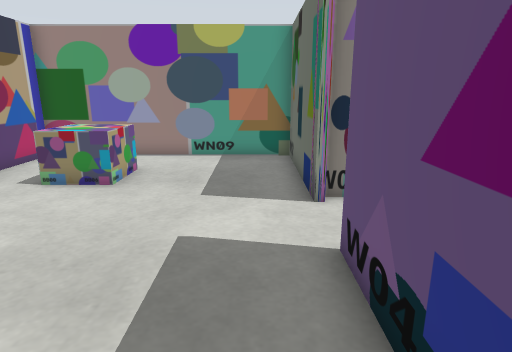
view 1 (above)

16 first-person views from a walk through a robot-simulator world made for Gazebo. The camera is 0.5 m above the floor, tilts 14° down and sees 75° across. The floor is counted in squares, 0.2 m on a side. Each view is taken from the middle of a square. On the plan, view 1 faces up. The plan holds only what a view shows up to about 20 squares ahead; the rest is blank. The place goes on beyond the plan.

view 2
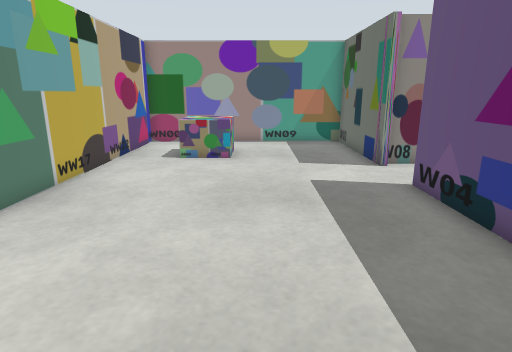

view 3
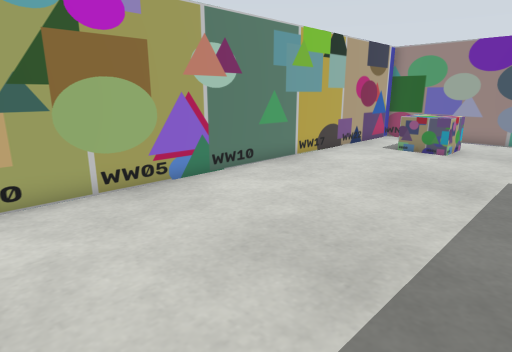

view 4
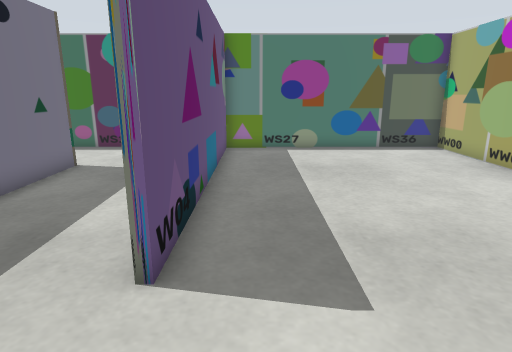

view 5
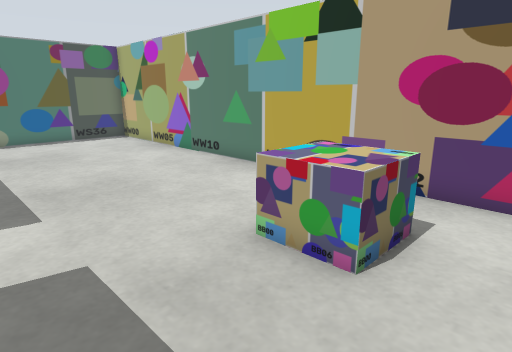

view 6
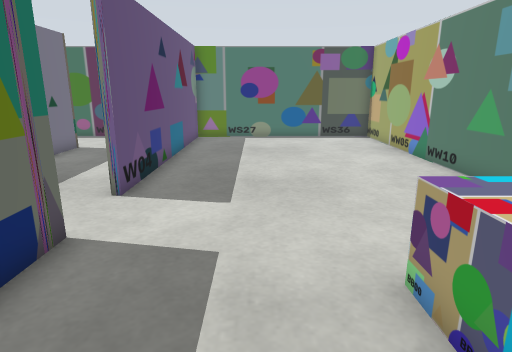

view 7
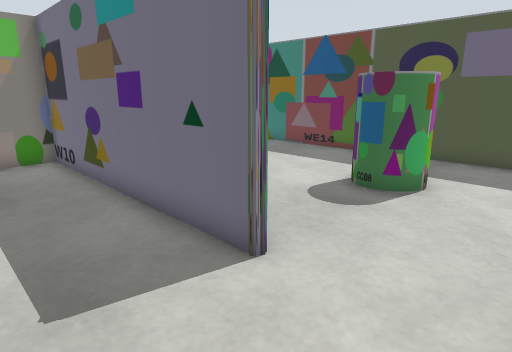

view 8
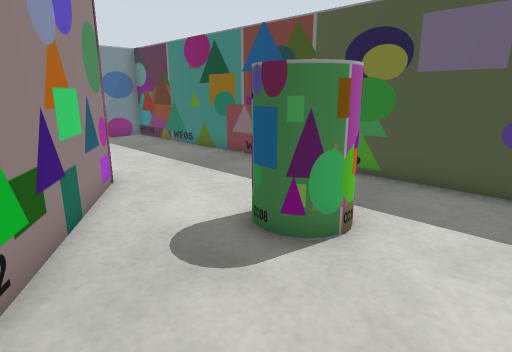

view 9
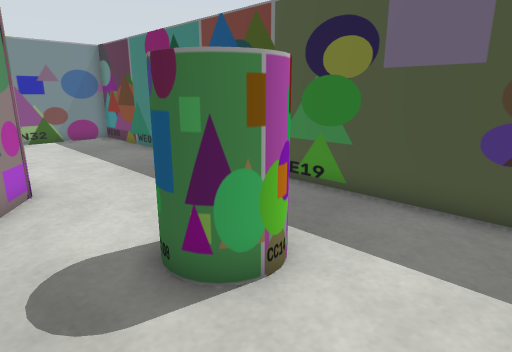

view 10
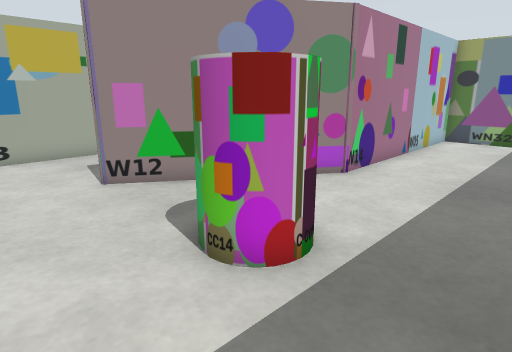

view 11
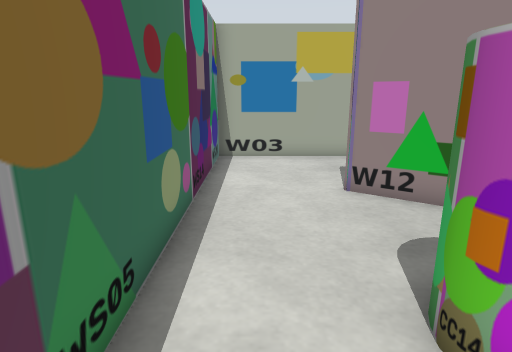

view 12
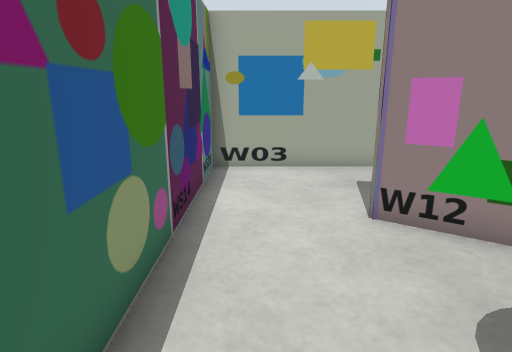

view 13
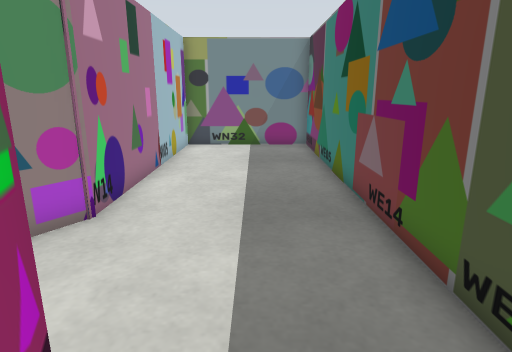

view 14
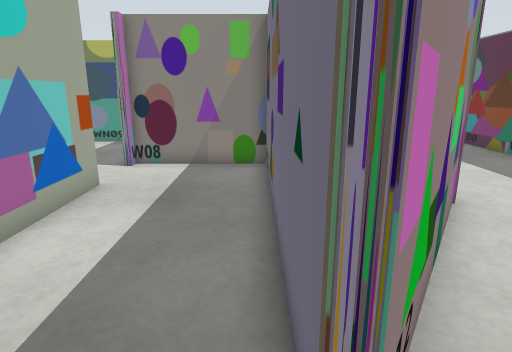

view 15
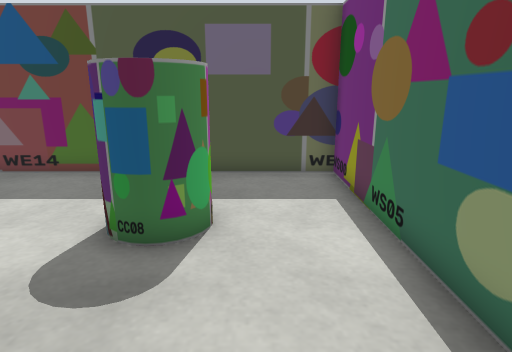

view 16
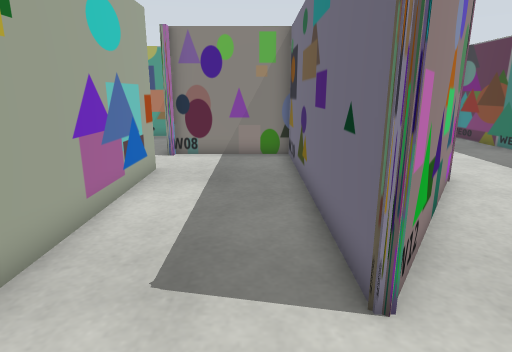

### Floor plan
Ten units are one square. View 1 is at (0, 0); x grows to the right and y downward. Boxes are objects, and circles mark ways between rooms. Rooms are numbered by the first view taken in them; rooms with no view inside come last. Other rooms are left out.
<svg viewBox="-90 -140 260 210">
<path fill="none" stroke="#000" d="M14 -75 14 -135 -85 -135 -85 65 14 65 14 -51M26 -79 16 -79M16 -50 16 65 165 65 165 -135 106 -135 106 -35 64 29 64 -79 26 -79"/>
<rect x="-65" y="-115" width="30" height="30" fill="#bbb"><title>patterned box</title></rect>
<rect x="105" y="5" width="30" height="30" fill="#bbb"><title>pillar</title></rect>
<circle cx="17" cy="-60" r="3" fill="#2a7"/>
<text x="-40" y="-40">1</text>
<text x="100" y="-10">2</text>
</svg>
Room 1 opens to room 2.

Where each view was taken, in squares from view 1:
view 1: 0 up, 0 right, facing up
view 2: 4 down, 3 left, facing up
view 3: 6 down, 0 right, facing up-left
view 4: 9 up, 0 right, facing down
view 5: 13 up, 0 right, facing down-left
view 6: 13 up, 2 left, facing down
view 7: 6 down, 3 right, facing up-right
view 8: 6 down, 7 right, facing up-right
view 9: 6 down, 9 right, facing up-right
view 10: 6 down, 16 right, facing up-left
view 11: 5 down, 15 right, facing left
view 12: 5 down, 13 right, facing left
view 13: 3 down, 14 right, facing up
view 14: 4 down, 6 right, facing up
view 15: 4 down, 6 right, facing right
view 16: 6 down, 5 right, facing up
